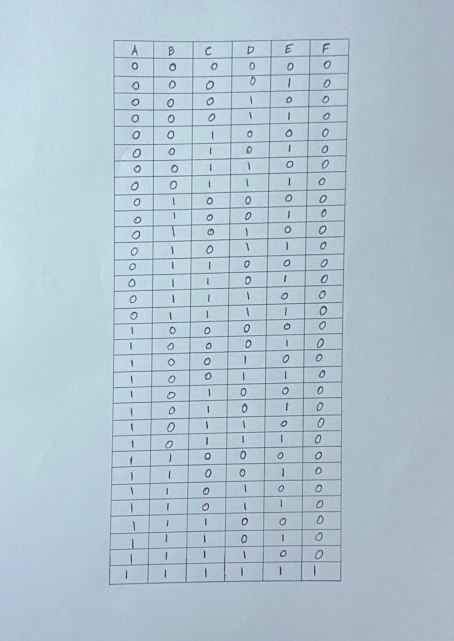
#> input picture img/table.png, 907 x 1282 px (shown at 1/2 size)
$ jupyter execute GET_TABLE_CELLS.ipynb   (shell and % lines are left out)
#> lines starting #> are read from the running program, lines starting #| are printed output that depends on the picture; after the words box and inside, x2 and y2 are one past the last pixel; in counts of white or black regions, pixels touching at a corner belong together
### table_text_extraction/commonfunctions.py


import skimage.io as io
import matplotlib.pyplot as plt
import numpy as np
from skimage.exposure import histogram
from matplotlib.pyplot import bar
from skimage.color import rgb2gray,rgb2hsv

# Convolution:
from scipy.signal import convolve2d
from scipy import fftpack
import math

from skimage.util import random_noise
from skimage.filters import median, threshold_otsu
from skimage.feature import canny

from mpl_toolkits.mplot3d import Axes3D  # noqa: F401 unused import

import matplotlib.pyplot as plt
from matplotlib import cm
from matplotlib.ticker import LinearLocator, FormatStrFormatter
import numpy as np

# Edges
from skimage.filters import sobel_h, sobel, sobel_v,roberts, prewitt

# Show the figures / plots inside the notebook
def show_images(images,titles=None):
    #This function is used to show image(s) with titles by sending an array of images and an array of associated titles.
    # images[0] will be drawn with the title titles[0] if exists
    # You aren't required to understand this function, use it as-is.
    n_ims = len(images)
    if titles is None: titles = ['(%d)' % i for i in range(1,n_ims + 1)]
    fig = plt.figure()
    n = 1
    for image,title in zip(images,titles):
        a = fig.add_subplot(1,n_ims,n)
        if image.ndim == 2:
            plt.gray()
        plt.imshow(image)
        a.set_title(title)
        plt.axis('off')
        n += 1
    fig.set_size_inches(np.array(fig.get_size_inches()) * n_ims)
    plt.show()


# [42 lines left out: functions show_3d_image, show_3d_image_filtering_in_freq, showHist, not called in this run]

### table_text_extraction/GET_TABLE_CELLS.ipynb
[cell 1]
import cv2
import numpy as np
import matplotlib.pyplot as plt
from commonfunctions import *

## Show original image

[cell 2]
image = cv2.imread("../img/table.png")
#> image is the input picture: shape (1282, 907, 3); mean B, G, R 208.6, 197, 177.5
height, width = image.shape[:2]
cv2.namedWindow("Original Image", cv2.WINDOW_NORMAL)
cv2.resizeWindow("Original Image", width, height)
cv2.imshow("Original Image", image)
cv2.waitKey(0)
cv2.destroyAllWindows()
show_images([image],["Original Image"])
#> in show_images, `n_ims = len(images)`: n_ims = 1
#> the loop in show_images, `for image,title in zip(images,titles):` made 1 pass
#> (title, n) on pass 1: ('Original Image', 2)
#> after the loop in show_images, `for image,title in zip(images,titles):`: n = 2

## Binary Thresholding

[cell 3]
grayscale_image = cv2.cvtColor(image, cv2.COLOR_BGR2GRAY)
thresh_img = cv2.adaptiveThreshold(grayscale_image,255,cv2.ADAPTIVE_THRESH_GAUSSIAN_C,cv2.THRESH_BINARY_INV,75,15)
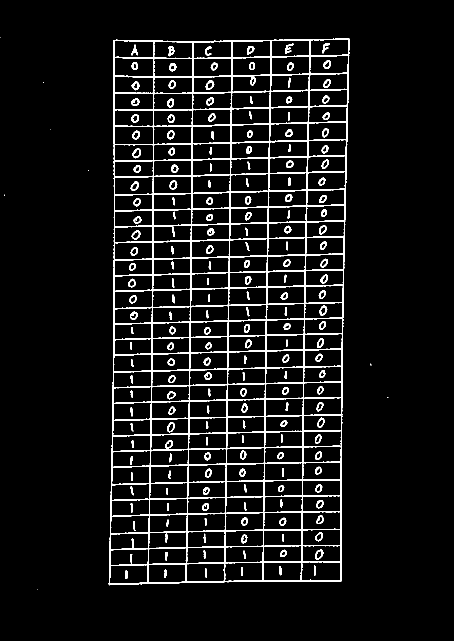
#> thresh_img: shape (1282, 907) (shown at 1/2 size); 6.6% white; 203 white regions (8 under 20 px), largest, box (x1, y1, x2, y2) and area: (217, 77, 699, 1171) 57598, (265, 297, 282, 317) 155, (411, 161, 429, 180) 153
cv2.namedWindow("Grayscale Image", cv2.WINDOW_NORMAL)
cv2.resizeWindow("Grayscale Image", width, height)
cv2.imshow("Grayscale Image", thresh_img)
cv2.waitKey(0)
cv2.destroyAllWindows()
show_images([thresh_img],["Grayscale Image"])
#> the loop in show_images (call 2), `for image,title in zip(images,titles):` made 1 pass

## Morphological Operations

[cell 4]
kernel = cv2.getStructuringElement(cv2.MORPH_RECT, (2,2))
opening = cv2.morphologyEx(thresh_img, cv2.MORPH_OPEN, kernel)
#> opening: shape (1282, 907); 6.5% white; 206 white regions (5 under 20 px), largest, box (x1, y1, x2, y2) and area: (218, 78, 700, 1171) 56955, (412, 162, 429, 181) 152, (266, 298, 283, 317) 152
kernel = cv2.getStructuringElement(cv2.MORPH_RECT, (4,4))
closing = cv2.morphologyEx(opening, cv2.MORPH_CLOSE, kernel)
#> closing: shape (1282, 907); 6.8% white; 182 white regions (1 under 20 px), largest, box (x1, y1, x2, y2) and area: (219, 79, 701, 1172) 60282, (572, 89, 589, 109) 187, (339, 94, 351, 114) 177
closing = cv2.morphologyEx(closing, cv2.MORPH_CLOSE, kernel)
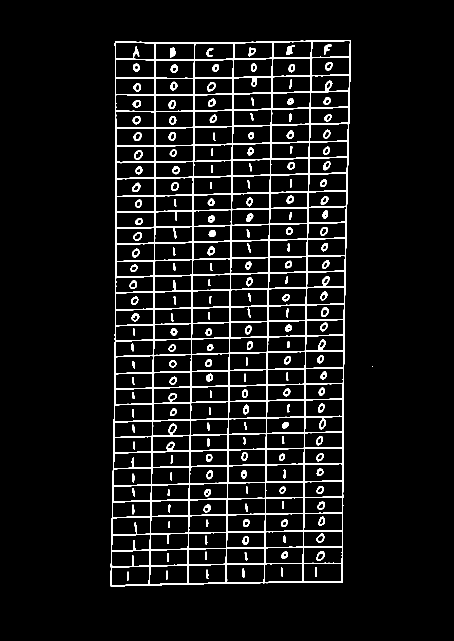
#> closing: shape (1282, 907) (shown at 1/2 size); 6.8% white; 182 white regions (1 under 20 px), largest, box (x1, y1, x2, y2) and area: (220, 80, 702, 1173) 60282, (573, 90, 590, 110) 187, (340, 95, 352, 115) 177

cv2.namedWindow("MORPH Image", cv2.WINDOW_NORMAL)
cv2.resizeWindow("MORPH Image", width, height)
cv2.imshow("MORPH Image", closing)
cv2.waitKey(0)
cv2.destroyAllWindows()
show_images([closing],["MORPH Image"])

## Remove Vertical and Horizontal Lines

[cell 5]
vertical_kernel = cv2.getStructuringElement(cv2.MORPH_RECT, (1, 6))
horizontal_kernel = cv2.getStructuringElement(cv2.MORPH_RECT, (3, 1))
eroded_image_v = cv2.erode(closing, vertical_kernel, iterations=5)
#> eroded_image_v: shape (1282, 907); 1.4% white in thin lines or dots, all inside (x1, y1, x2, y2) = (221, 95, 702, 1163)
eroded_image_h = cv2.erode(closing, horizontal_kernel, iterations=4)
#> eroded_image_h: shape (1282, 907); 3.3% white in thin lines or dots, all inside (x1, y1, x2, y2) = (224, 80, 698, 1173)
subtracted_image = cv2.subtract(closing, eroded_image_h)
#> subtracted_image: shape (1282, 907); 3.5% white; 1107 white regions (742 under 20 px), largest, box (x1, y1, x2, y2) and area: (679, 80, 702, 1166) 2978, (220, 83, 239, 1173) 2807, (637, 679, 651, 701) 154
subtracted_image = cv2.subtract(subtracted_image, eroded_image_v)
#> subtracted_image: shape (1282, 907); 2.2% white; 1471 white regions (1258 under 20 px), largest, box (x1, y1, x2, y2) and area: (637, 679, 651, 701) 154, (337, 847, 353, 871) 154, (573, 90, 590, 110) 149
kernel = cv2.getStructuringElement(cv2.MORPH_RECT, (2, 2))
subtracted_image = cv2.morphologyEx(subtracted_image, cv2.MORPH_OPEN, kernel)
#> subtracted_image: shape (1282, 907); 1.7% white; 276 white regions (51 under 20 px), largest, box (x1, y1, x2, y2) and area: (638, 680, 652, 702) 154, (338, 848, 354, 872) 154, (645, 553, 660, 574) 149
kernel = cv2.getStructuringElement(cv2.MORPH_RECT, (5, 5))
subtracted_image = cv2.morphologyEx(subtracted_image, cv2.MORPH_CLOSE, kernel)
#> subtracted_image: shape (1282, 907); 1.9% white; 258 white regions (46 under 20 px), largest, box (x1, y1, x2, y2) and area: (645, 553, 660, 574) 211, (651, 162, 666, 183) 209, (638, 680, 652, 702) 185
kernel = cv2.getStructuringElement(cv2.MORPH_RECT, (3, 3))
subtracted_image = cv2.morphologyEx(subtracted_image, cv2.MORPH_OPEN, kernel)
#> subtracted_image: shape (1282, 907); 1.8% white; 236 white regions (8 under 20 px), largest, box (x1, y1, x2, y2) and area: (645, 553, 660, 574) 211, (651, 162, 665, 183) 207, (645, 522, 660, 539) 183
kernel = cv2.getStructuringElement(cv2.MORPH_RECT, (7, 7))
subtracted_image = cv2.morphologyEx(subtracted_image, cv2.MORPH_CLOSE, kernel)
#> subtracted_image: shape (1282, 907); 2% white; 225 white regions (7 under 20 px), largest, box (x1, y1, x2, y2) and area: (638, 680, 652, 702) 219, (645, 553, 660, 574) 211, (266, 233, 282, 250) 209
kernel = cv2.getStructuringElement(cv2.MORPH_RECT, (5, 5))
subtracted_image=cv2.dilate(subtracted_image,kernel,iterations=2)
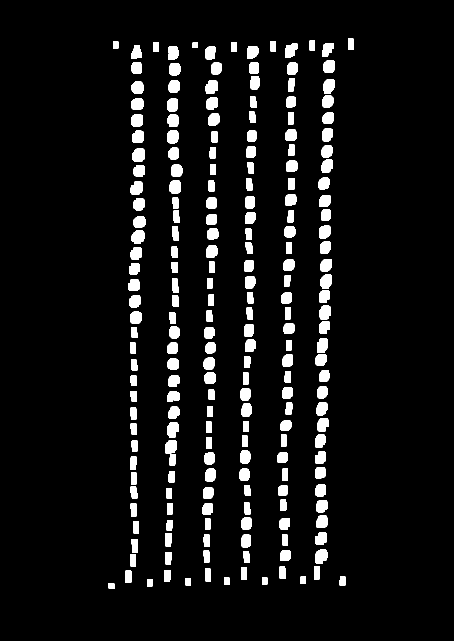
#> subtracted_image: shape (1282, 907) (shown at 1/2 size); 7% white; 212 white regions
cv2.namedWindow("Erroded Image", cv2.WINDOW_NORMAL)
cv2.resizeWindow("Erroded Image", width, height)
cv2.imshow("Erroded Image", subtracted_image)
cv2.waitKey(0)
cv2.destroyAllWindows()
show_images([subtracted_image],["Erroded Image"])

## Draw Contours

[cell 6]
# CHAIN_APPROX_SIMPLE to only store the necessary points of the contour
# RETR_EXTERNAL to only detect the outer contours
contours, hierarchy = cv2.findContours(subtracted_image, cv2.RETR_EXTERNAL, cv2.CHAIN_APPROX_SIMPLE)
#> contours = 212 contours; largest, box (x1, y1, x2, y2) and area: (334, 844, 358, 876) 558, (265, 297, 290, 324) 553, (630, 1099, 655, 1127) 535, (634, 676, 656, 706) 527, (263, 461, 289, 487) 524
#print(contours)
cv2.drawContours(grayscale_image, contours, -1, (0,255,0), 3)
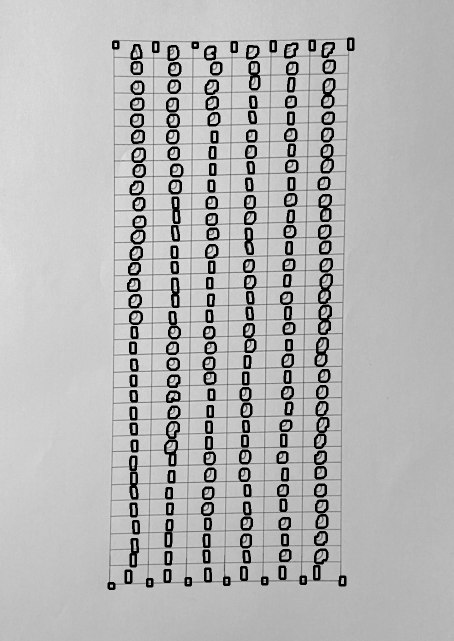
#> grayscale_image: shape (1282, 907) (shown at 1/2 size); min 0, max 238, mean 181.2

[cell 7]
cv2.namedWindow("Contours Image", cv2.WINDOW_NORMAL)
cv2.resizeWindow("Contours Image", width, height)
cv2.imshow("Contours Image", grayscale_image)
cv2.waitKey(0)
cv2.destroyAllWindows()
show_images([grayscale_image],["Contours Image"])

[cell 8]
boxes_h = np.array([cv2.boundingRect(c) for c in contours])
#> boxes_h = 212 rows, first 6: [217, 1166, 12, 12], [294, 1158, 11, 15], [371, 1156, 11, 15], [524, 1155, 11, 14], [448, 1155, 11, 15], [679, 1153, 12, 18]
#! These first two columns typically represent the top-left corner coordinates of the bounding boxes (x and y).
#! The last two columns represent the width and height of the bounding box, respectively.
#! calculate the center of the bounding boxes
centers_h = boxes_h[:, :2] + boxes_h[:, 2:] / 2
#> centers_h = 212 pairs, first value 223 to 701.5, second value 88.5 to 1172
#! convert centres to a column vector with either x or y distances then generate a matrix of distances from each centre of #rows = #centres and #cols = #centres
#! remove contours with no neighbours vertically
horizontal_distances = np.abs(centers_h[:, 0][:, np.newaxis] - centers_h[:, 0])
horizontal_distances[horizontal_distances <= 15] = 0
#> horizontal_distances: shape (212, 212) float64; min 0, max 478.5, mean 150
horizontal_distances[np.arange(horizontal_distances.shape[0])[:, np.newaxis] == np.arange(horizontal_distances.shape[1])] = 1000000
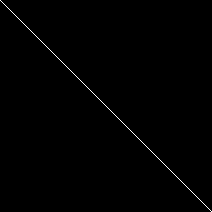
#> horizontal_distances: shape (212, 212) float64; min 0, max 1000000, mean 4867; drawn with min black and max white
#! count the number of neighbor contours vertically
num_zero_indices_h = np.sum(horizontal_distances == 0, axis=1)
#> num_zero_indices_h = 212 values, max 32 at index 13, min 0 at index 3, mean 28.58
indices_to_remove_h = np.where(num_zero_indices_h < np.ceil(np.mean(num_zero_indices_h)))

if (len(num_zero_indices_h) > 100):
   indices_to_remove_h = np.where(num_zero_indices_h < 4)
#> indices_to_remove_h = ([0, 1, 2, 3, 4, 5, 6, 205, 206, 207, 208, 209, 210, 211],)

mask_h = np.ones(len(contours), dtype=bool)
mask_h[indices_to_remove_h[0]] = False
filtered_contours = [np.array(contour) for i, contour in enumerate(contours) if i not in indices_to_remove_h[0]]
#> filtered_contours = 198 contours; largest, box (x1, y1, x2, y2) and area: (334, 844, 358, 876) 558, (265, 297, 290, 324) 553, (630, 1099, 655, 1127) 535, (634, 676, 656, 706) 527, (263, 461, 289, 487) 524

grayscale_image2 = cv2.cvtColor(cv2.imread("../img/table.png"), cv2.COLOR_BGR2GRAY)

cv2.drawContours(grayscale_image2, filtered_contours, -1, (0,255,0), 3)
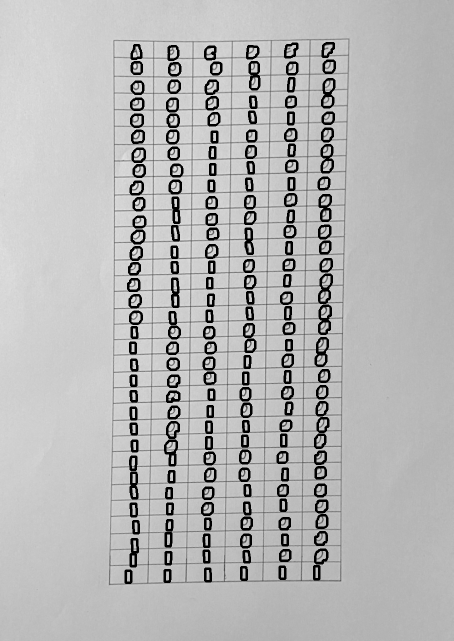
#> grayscale_image2: shape (1282, 907) (shown at 1/2 size); min 0, max 238, mean 181.7
cv2.namedWindow("filtered vertical Image", cv2.WINDOW_NORMAL)
cv2.resizeWindow("filtered vertical Image", width, height)
cv2.imshow("filtered vertical Image", grayscale_image2)
cv2.waitKey(0)
cv2.destroyAllWindows()
show_images([grayscale_image2],["filtered vertical Image"])

[cell 9]
#! remove contours with no neighbours horizontally
boxes_y = np.array([cv2.boundingRect(c) for c in filtered_contours])
#> boxes_y = 198 rows, first 6: [251, 1141, 12, 25], [329, 1140, 12, 24], [410, 1137, 12, 26], [482, 1134, 12, 26], [559, 1133, 12, 25], [628, 1132, 11, 27]
centers_y = boxes_y[:, :2] + boxes_y[:, 2:] / 2
#> centers_y = 198 pairs, first value 257 to 658.5, second value 100 to 1153.5

vertical_distances = np.abs(centers_y[:, 1][:, np.newaxis] - centers_y[:, 1])
vertical_distances[vertical_distances <= 15] = 0
#> vertical_distances: shape (198, 198) float64; min 0, max 1053.5, mean 356.5
vertical_distances[np.arange(vertical_distances.shape[0])[:, np.newaxis] == np.arange(vertical_distances.shape[1])] = 1000000
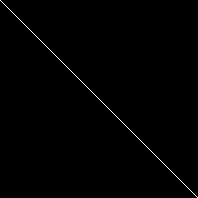
#> vertical_distances: shape (198, 198) float64; min 0, max 1000000, mean 5407; drawn with min black and max white
#! count the number of neighbor contours horizontally
num_zero_indices_y = np.sum(vertical_distances == 0, axis=1)
#> num_zero_indices_y = 198 values from 5 to 5
indices_to_remove_y = np.where(num_zero_indices_y < np.ceil(np.mean(num_zero_indices_y)))
#> indices_to_remove_y = (empty array,)
if (len(num_zero_indices_y) > 100):
    indices_to_remove_y = np.where(num_zero_indices_y < 4)
mask_v = np.ones(len(contours), dtype=bool)
mask_v[indices_to_remove_y[0]] = False
filtered_contours = [np.array(contour) for i, contour in enumerate(filtered_contours) if i not in indices_to_remove_y[0]]

grayscale_image3 = cv2.cvtColor(cv2.imread("../img/table.png"), cv2.COLOR_BGR2GRAY)

cv2.drawContours(grayscale_image3, filtered_contours, -1, (0,255,0), 3)
cv2.namedWindow("filtered horizontal Image", cv2.WINDOW_NORMAL)
cv2.resizeWindow("filtered horizontal Image", width, height)
cv2.imshow("filtered horizontal Image", grayscale_image3)
cv2.waitKey(0)
cv2.destroyAllWindows()
show_images([grayscale_image3],["filtered horizontal Image"])

[cell 10]
grayscale_image4 = cv2.cvtColor(cv2.imread("../img/table.png"), cv2.COLOR_BGR2GRAY)

rectangles = np.array([cv2.boundingRect(c) for c in filtered_contours])
#> rectangles has the same summary as boxes_y
x_offset=15
y_offset=2
for rect in rectangles:
    x, y, w, h = rect
    cv2.rectangle(grayscale_image4, (x-x_offset, y-y_offset-3), (x +x_offset +w, y + h+ y_offset -5), (0, 255, 0), 2)
#> this loop made 198 passes
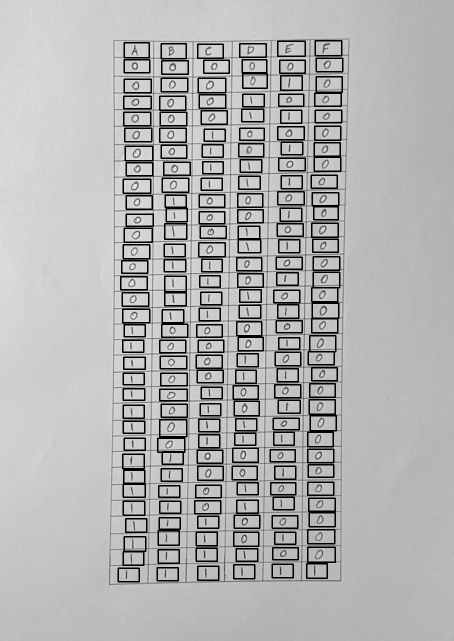
#> grayscale_image4: shape (1282, 907) (shown at 1/2 size); min 0, max 238, mean 178.1


cv2.namedWindow("bounded Literals", cv2.WINDOW_NORMAL)
cv2.resizeWindow("bounded Literals", width, height)
cv2.imshow("bounded Literals", grayscale_image4)
cv2.waitKey(0)
cv2.destroyAllWindows()
show_images([grayscale_image4],["bounded Literals"])

[cell 11]
x, y, w, h = rectangles[10]
#> x = 560; y = 1100; w = 21; h = 22

extracted_rectangle = grayscale_image4[y-y_offset+2:y+h+y_offset-2, x-x_offset+3:x+w+x_offset-3]
resized_rectangle = cv2.resize(extracted_rectangle, (32, 32))
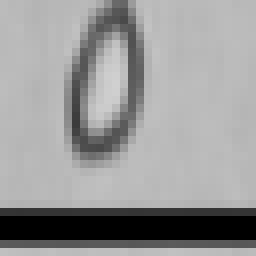
#> resized_rectangle: shape (32, 32) (shown 8 times larger); min 0, max 208, mean 152.1

# [7 lines of commented-out code are left out]
i=0
for x, y, w, h in rectangles:
    extracted_rectangle = grayscale_image4[y - y_offset + 2:y + h + y_offset - 2, x - x_offset + 3:x + w + x_offset - 3]
    resized_rectangle = cv2.resize(extracted_rectangle, (32, 32))
    resized_rectangle=cv2.adaptiveThreshold(resized_rectangle,255,cv2.ADAPTIVE_THRESH_GAUSSIAN_C,cv2.THRESH_BINARY_INV,75,15)
    cv2.imwrite(f"testset3/test{i}.png", resized_rectangle)
    i += 1
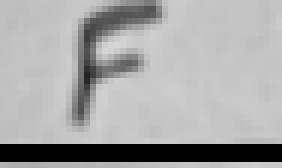
#> extracted_rectangle: shape (28, 47) (shown 6 times larger); min 0, max 214, mean 166.5
#> after the loop, i = 198
#show_images([extracted_rectangle],["bounded Literals"])

$ run again, with img/A.png copied over img/table.png
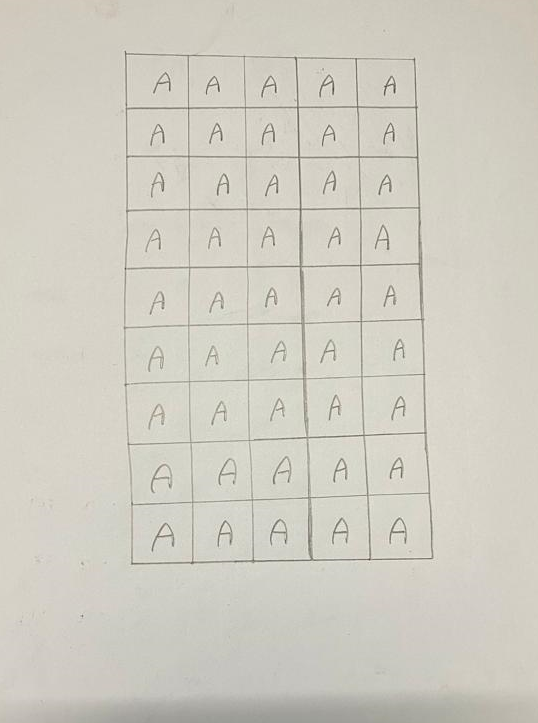
#> input picture img/A.png, 538 x 723 px
#> image is the input picture: shape (723, 538, 3); mean B, G, R 194.4, 205.1, 208
#> n_ims = 1
#> the loop in show_images, `for image,title in zip(images,titles):` made 1 pass
#> (title, n) on pass 1: ('Original Image', 2)
#> after the loop in show_images, `for image,title in zip(images,titles):`: n = 2
#> `thresh_img = cv2.adaptiveThreshold(grayscale_image,255,cv2.ADAPTIVE_TH..`:
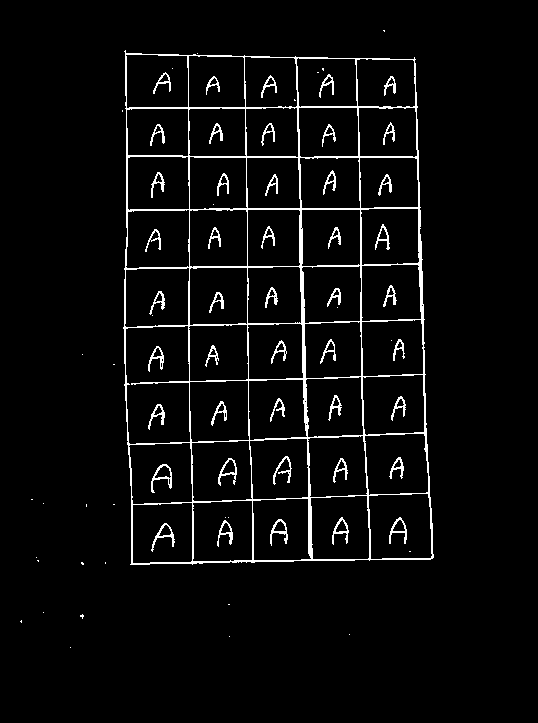
#> thresh_img: shape (723, 538); 4.1% white in thin lines or dots, all inside (x1, y1, x2, y2) = (20, 30, 434, 648)
#> the loop in show_images (call 2), `for image,title in zip(images,titles):` made 1 pass
#> opening: shape (723, 538); 3.6% white in thin lines or dots, all inside (x1, y1, x2, y2) = (81, 54, 435, 618)
#> eroded_image_v: shape (723, 538); 0.69% white in thin lines or dots, all inside (x1, y1, x2, y2) = (127, 71, 436, 558)
#> eroded_image_h: shape (723, 538); 0.94% white in thin lines or dots, all inside (x1, y1, x2, y2) = (131, 56, 432, 568)
#> contours = 50 contours; largest, box (x1, y1, x2, y2) and area: (275, 456, 299, 485) 502, (211, 401, 235, 432) 484, (333, 518, 357, 548) 483, (271, 519, 296, 549) 476, (219, 521, 241, 552) 464
#> boxes_h = 50 rows, first 6: [431, 554, 11, 12], [308, 551, 13, 16], [156, 523, 26, 23], [219, 521, 22, 31], [271, 519, 25, 30], [391, 518, 24, 30]
#> centers_h = 50 pairs, first value 132 to 436.5, second value 83.5 to 560
#> num_zero_indices_h = 50 values, max 9 at index 2, min 0 at index 0, mean 7.52
#> indices_to_remove_h = ([0, 1, 5, 8, 17, 23, 33, 44],)
#> `filtered_contours = [np.array(contour) for i, contour in enumerate(con..`: filtered_contours = 42 contours; largest, box (x1, y1, x2, y2) and area: (275, 456, 299, 485) 502, (211, 401, 235, 432) 484, (333, 518, 357, 548) 483, (271, 519, 296, 549) 476, (219, 521, 241, 552) 464
#> grayscale_image2: shape (723, 538); min 0, max 244, mean 196.7
#> boxes_y = 42 rows, first 6: [156, 523, 26, 23], [219, 521, 22, 31], [271, 519, 25, 30], [333, 518, 24, 30], [168, 476, 12, 20], [153, 464, 22, 24]
#> centers_y = 42 pairs, first value 158.5 to 402, second value 83.5 to 536.5
#> num_zero_indices_y = 42 values, max 5 at index 5, min 2 at index 4, mean 3.62
#> `filtered_contours = [np.array(contour) for i, contour in enumerate(fil..`: filtered_contours = 25 contours; largest, box (x1, y1, x2, y2) and area: (275, 456, 299, 485) 502, (378, 175, 400, 203) 444, (384, 76, 404, 101) 378, (154, 291, 173, 317) 378, (153, 172, 172, 198) 370
#> grayscale_image3: shape (723, 538); min 0, max 244, mean 200.1
#> rectangles = 25 rows, first 6: [153, 464, 22, 24], [335, 458, 20, 22], [218, 458, 22, 34], [392, 457, 20, 22], [275, 456, 24, 29], [214, 292, 18, 25]
#> the loop `for rect in rectangles:` made 25 passes
#> `x, y, w, h = rectangles[10]`: x = 378; y = 175; w = 22; h = 28
#> the loop `for x, y, w, h in rectangles:` made 25 passes
#> pass 2, `extracted_rectangle = grayscale_image4[y - y_offset + 2:y + h + y_offs..`:
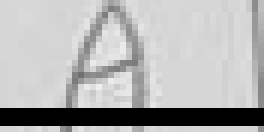
#> extracted_rectangle: shape (22, 44) (shown 6 times larger); min 0, max 238, mean 177.1
#> after the loop `for x, y, w, h in rectangles:`: i = 25
